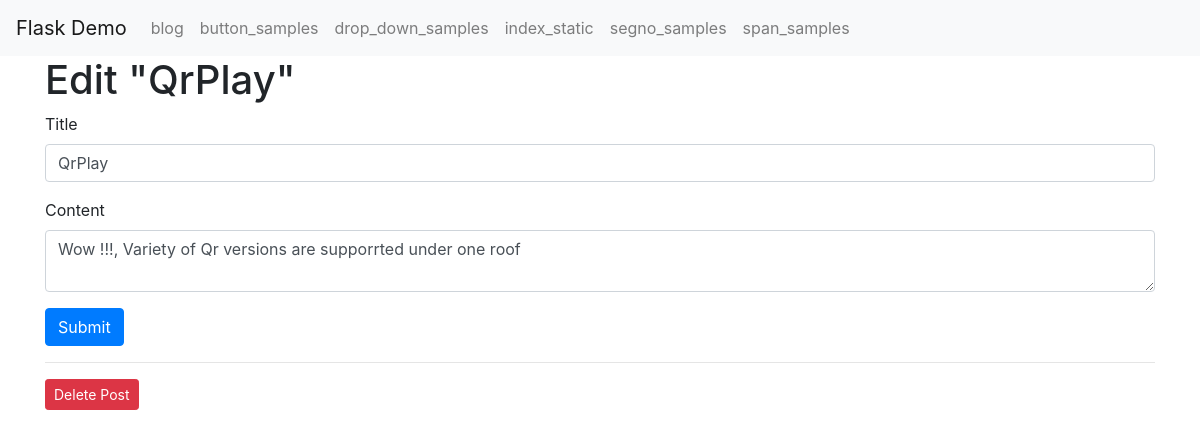
The app's page /4/blog_edit, older data.
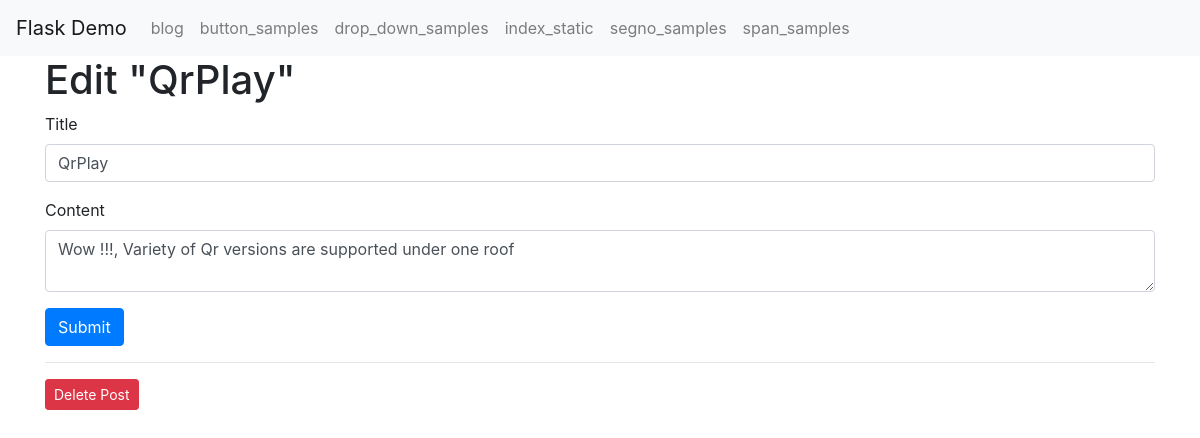
The same page, newer data.
### tables this page shows
CREATE TABLE posts
(
    id        INTEGER PRIMARY KEY AUTOINCREMENT,
    created   TIMESTAMP NOT NULL DEFAULT CURRENT_TIMESTAMP,
    title     TEXT      NOT NULL,
    content   TEXT      NOT NULL,
    publisher TEXT      NULL
);

### amenity_pj/extra/flask_demo/app.py (the view, shortened to what this page needs)
@app.route('/<int:id>/blog_edit', methods=('GET', 'POST'))
def blog_edit(id):
    post = get_post(id)
    return render_template('blog_edit.html', post=post)

### amenity_pj/extra/flask_demo/app.py (called while the page is built)
def get_db_connection():
    path = os.sep.join([os.path.dirname(os.path.realpath(__file__)), 'db', 'database.db'])
    conn = sqlite3.connect(path)
    conn.row_factory = sqlite3.Row
    return conn

def get_post(post_id):
    conn = get_db_connection()
    post = conn.execute('SELECT * FROM posts WHERE id = ?',
                        (post_id,)).fetchone()
    conn.close()
    if post is None:
        abort(404)
    return post

### amenity_pj/extra/flask_demo/templates/blog_edit.html (shortened to what this page needs)
{% extends 'base.html' %}
{% block content %}
    <h1>{% block title %} Edit "{{ post['title'] }}" {% endblock %}</h1>
    <form method="post">
        <div class="form-group">
            <label for="title">Title</label>
            <input type="text" name="title" placeholder="Post title"
                   class="form-control"
                   value="{{ request.form['title'] or post['title'] }}">
        </div>
        <div class="form-group">
            <label for="content">Content</label>
            <textarea name="content" placeholder="Post content"
                      class="form-control">{{ request.form['content'] or post['content'] }}</textarea>
        </div>
        <div class="form-group">
            <button type="submit" class="btn btn-primary">Submit</button>
        </div>
    </form>
    <hr>
    <form action="{{ url_for('blog_delete', id=post['id']) }}" method="POST">
        <input type="submit" value="Delete Post"
               class="btn btn-danger btn-sm"
               onclick="return confirm('Are you sure you want to delete this post?')">
    </form>
{% endblock %}

Row changes from the older to the newer data that the page shows:
changed posts "QrPlay": content "Wow !!!, Variety of Qr versions are supporrted under one roof" → "Wow !!!, Variety of Qr versions are supported under one roof"
